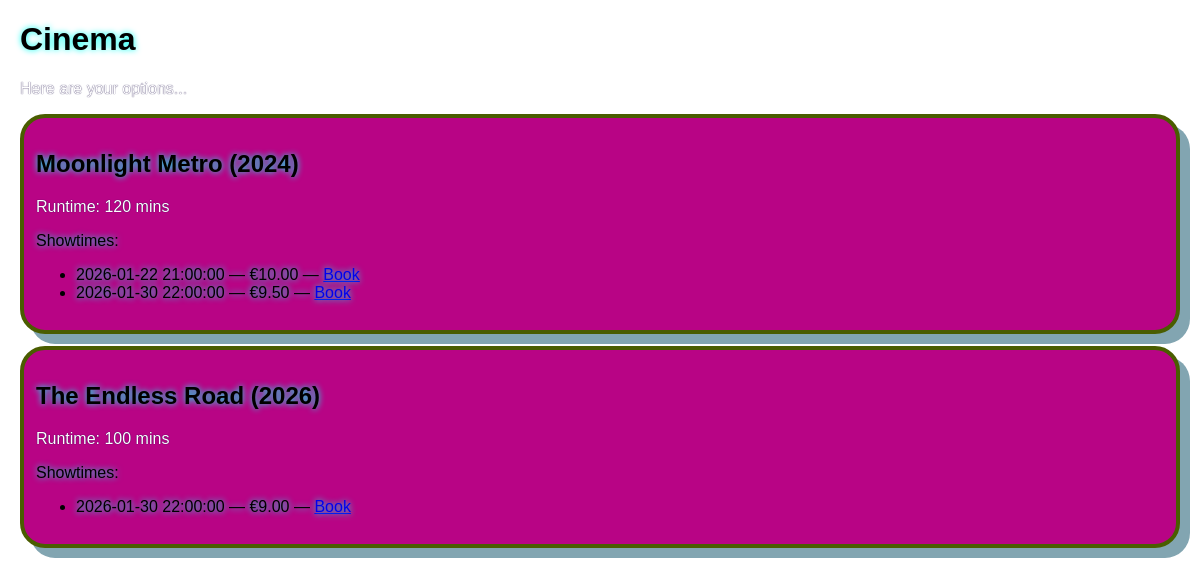
The page / on the database its author committed.
### tables this page shows
CREATE TABLE `Movies` (
  `Movie_ID` int(11) NOT NULL,
  `Movie_Title` varchar(150) NOT NULL,
  `Movie_Runtime` int(3) NOT NULL
);

CREATE TABLE `Showtimes` (
  `Showtime_ID` int(11) NOT NULL,
  `Movie` int(11) NOT NULL,
  `Datetime` datetime NOT NULL,
  `Price` decimal(6,2) NOT NULL
);

### index.php (the view, shortened to what this page needs)
<?php
require "config.php";
$movies = $conn->query("SELECT Movie_ID, Movie_Title, Movie_Runtime FROM Movies ORDER BY Movie_Title ASC");
?>
<!doctype html>
<html>
<head>
  <link rel="stylesheet" href="style.css">
</head>
<body>
  <h1>Cinema</h1>
  <p class="small">Here are your options...</p>
  <?php while ($m = $movies->fetch_assoc()): ?>
    <div class="card">
      <h2><?php echo htmlspecialchars($m["Movie_Title"]); ?></h2>
      <div class="small">Runtime: <?php echo (int)$m["Movie_Runtime"]; ?> mins</div>
      <p>Showtimes:</p>
      <ul>
        <?php
          $movieId = (int)$m["Movie_ID"];
          $showtimes = $conn->query("
            SELECT Showtime_ID, Datetime, Price
            FROM Showtimes
            WHERE Movie = $movieId
            ORDER BY Datetime ASC
          ");
        ?>
        <?php if ($showtimes->num_rows === 0): ?>
          <li class="small">No showtimes yet.</li>
        <?php else: ?>
          <?php while ($s = $showtimes->fetch_assoc()): ?>
            <li>
              <?php echo htmlspecialchars($s["Datetime"]); ?>
              — €<?php echo number_format((float)$s["Price"], 2); ?>
              — <a href="book.php?showtime_id=<?php echo (int)$s["Showtime_ID"]; ?>">Book</a>
            </li>
          <?php endwhile; ?>
        <?php endif; ?>
      </ul>
    </div>
  <?php endwhile; ?>
</body>
</html>

### style.css (style rules this page uses)
body { font-family: Arial, sans-serif; text-shadow: 0 0 6px #00fff2; margin: 20px; background-image: url("https://static.vecteezy.com/system/resources/thumbnails/043/555/242/small/realistic-3d-cinema-film-strip-in-perspective-isolated-on-blue-background-template-cinema-festival-movie-design-cinema-film-strip-for-ad-poster-presentation-show-brochure-banner-or-flyer-vector.jpg"); background-size: cover; }
.card { border: 4px solid #4a5d00; padding: 12px; margin: 12px 0; background-color: #b80485; border-radius: 25px; box-shadow: 10px 10px rgb(130, 165, 177); }
.small { color: #ffffff; font-size: 16px; text-shadow: 0 0 1px #120040; }
a, button, input { font: inherit; }

### rows shown on the page
movies: Movie_Title "Moonlight Metro (2024)", Movie_Runtime "120"
showtimes: Datetime "2026-01-22 21:00:00", Price "10.00"
showtimes: Datetime "2026-01-30 22:00:00", Price "9.50"
movies: Movie_Title "The Endless Road (2026)", Movie_Runtime "100"
showtimes: Datetime "2026-01-30 22:00:00", Price "9.00"
